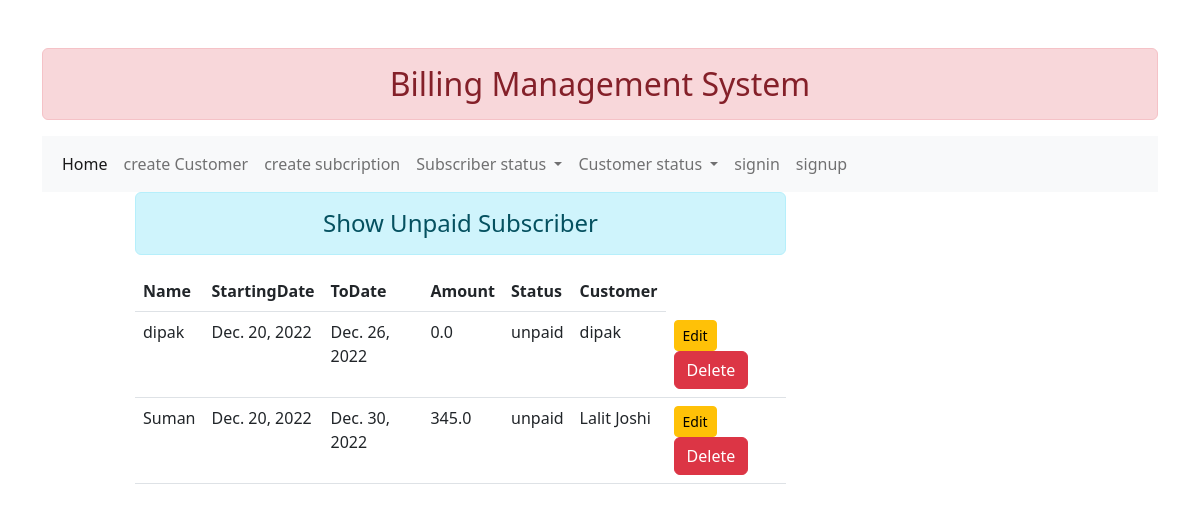
Page /addshow/unpaidsubscriber/ on the committed database.
### billing/models.py (models this page shows, shortened)
class Subcription(models.Model):
    customer_name = models.CharField(max_length=50)
    from_date = models.DateField(auto_now=True)
    to_date = models.DateField()
    amount=models.FloatField(validators=[validate_amount])
    status= models.CharField(max_length=40,choices=payment_choice)
    customer = models.ForeignKey(Customer,on_delete=models.CASCADE)

class Customer(models.Model):
    name = models.CharField(max_length=50,unique=True)
    created_at = models.DateField(auto_now=True)
    email=models.EmailField(max_length=50)
    phone=models.IntegerField()
    status=models.CharField(max_length=10,choices=state)
    def __str__(self):
        return self.name

### billing/views.py (the view)
# urls.py: path('addshow/unpaidsubscriber/',views.getunpaidsubscriber,name='unpaidsubscriber'),
def getunpaidsubscriber(request):
    unpaidsubscriber=Subcription.objects.filter(status=UNPAID)
    return render(request,"billing/unpaidsubscriber.html",{'up':unpaidsubscriber})

### billing/templates/billing/unpaidsubscriber.html
{% extends 'billing/base.html' %}
{% block contant %}
<div class="col-sm-7 offset-1">
    <h4 class="text-center alert alert-info">Show Unpaid Subscriber</h4>
    {% if up %}
    <table class="table table-hover">
        <thead>
            <tr>
                <th scope="col">Name</th>
                <th scope="col">StartingDate</th>
                <th scope="col">ToDate</th>
                <th scope="col">Amount</th>
                <th scope="col">Status</th>
                <th scope="col">Customer</th>
            </tr>
        </thead>
        <tbody>
            {% for subs in up %}
            <tr>
                <td>{{subs.customer_name}}</td>
                <td>{{subs.from_date }}</td>
                <td>{{subs.to_date}}</td>
                <td>{{subs.amount}}</td>
                <td>{{subs.status}}</td>
                <td>{{subs.customer}}</td>
                <td>
                    <a href="{% url 'updatecustomer' subs.id %}" class="btn btn-warning btn-sm">Edit</a>
                        <form action="{% url 'deletecustomerdata' subs.id %}" method="post" class="d-inline">{% csrf_token %}
                            <input type="submit" class="btn btn-danger" value="Delete">
                        </form>
                    </td>
                </tr>
                {% endfor %}
            </tbody>
        </table>
        {% else %}
        <h4 class="text-center alert alert-warning">No Records</h4>
        {% endif %}
    </div>
</div>
{% endblock contant %}

### rows in the picture
Subcription: customer_name "dipak", from_date "Dec. 20, 2022", to_date "Dec. 26, 2022", amount "0.0", status "unpaid", customer "dipak"
Subcription: customer_name "Suman", from_date "Dec. 20, 2022", to_date "Dec. 30, 2022", amount "345.0", status "unpaid", customer "Lalit Joshi"
